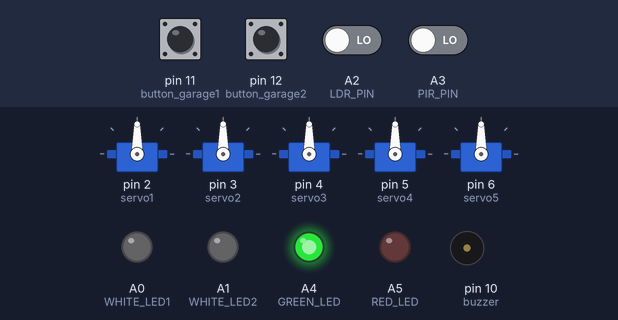
Recording of a sketch running on a simulated Arduino Uno, built with avr-gcc and run on an emulated ATmega328P. On the bench: 5 × servo, output pins drawn as LEDs (lit = HIGH), buzzer (waves = sounding). The inputs (shaded band) are chosen by the test bench; at power-on: A2 (LDR_PIN), A3 (PIR_PIN), pin 11 (button_garage1), pin 12 (button_garage2) LOW.

Above: at 0.8 s.
0.9 s: A3 (PIR_PIN) driven HIGH
At 1.3 s:
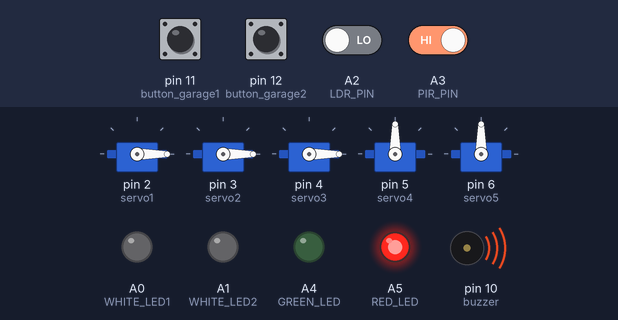
3.9 s: pin 11 (button_garage1) pulled HIGH for 0.15 s
At 4.3 s:
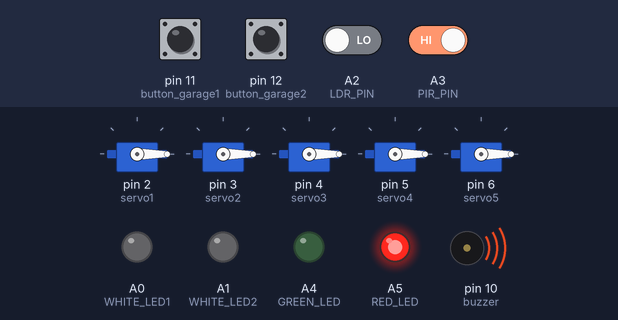
6.9 s: pin 12 (button_garage2) pulled HIGH for 0.15 s
At 7.4 s:
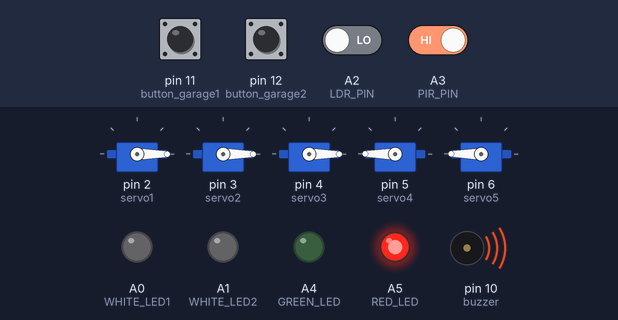
9.9 s: A2 (LDR_PIN) driven HIGH
At 10.4 s:
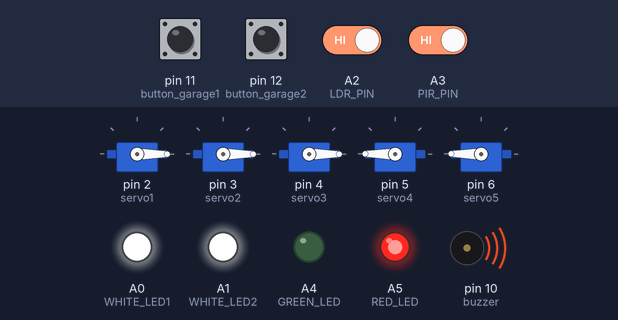
12.9 s: pin 11 (button_garage1) pulled HIGH for 1 s
At 13.5 s:
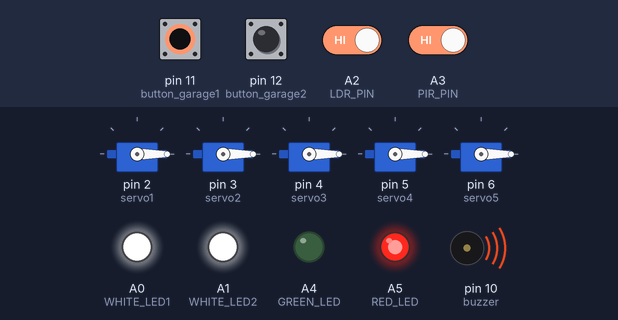
15.9 s: A3 (PIR_PIN) driven LOW
At 17.0 s:
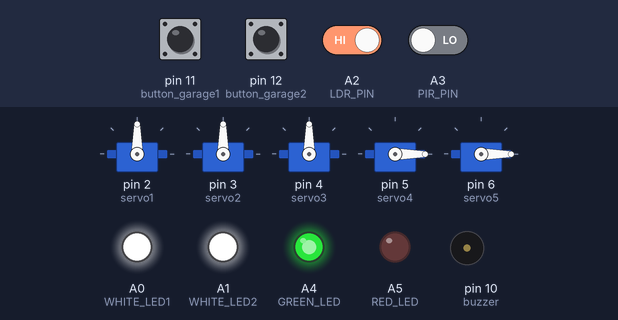
Timing chart, 0 to 18.7 s (numbered marks = the images above; inputs shaded):
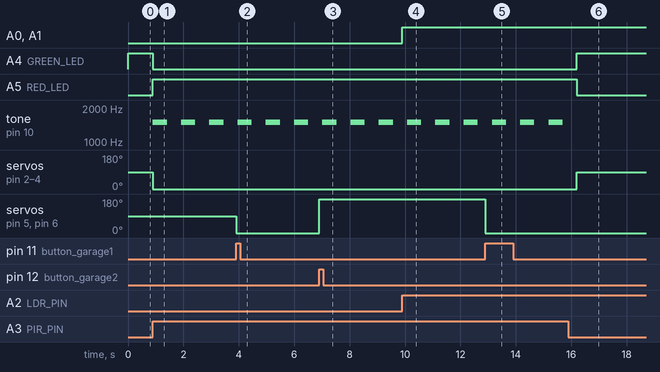

Measured:
- after the input at 0.9 s, A4 (GREEN_LED): HIGH → LOW at once; A5 (RED_LED): LOW → HIGH at once; tone on pin 10 (buzzer): alternates 1500 Hz for 0.51 s and silent for 0.51 s, starting at once; servo on pin 2 (servo1), servo on pin 3 (servo2), servo on pin 4 (servo3): 90° → 0° at once
- after the input at 3.9 s, servo on pin 5 (servo4), servo on pin 6 (servo5): 90° → 0° at once
- after the input at 6.9 s, servo on pin 5 (servo4), servo on pin 6 (servo5): 0° → 180° at once
- after the input at 9.9 s, A0 (WHITE_LED1), A1 (WHITE_LED2): LOW → HIGH at once
- after the input at 12.9 s, servo on pin 5 (servo4), servo on pin 6 (servo5): 180° → 0° at once
- after the input at 15.9 s, A4 (GREEN_LED): LOW → HIGH after 0.30 s; A5 (RED_LED): HIGH → LOW after 0.30 s; tone on pin 10 (buzzer): stops changing and stays silent; servo on pin 2 (servo1), servo on pin 3 (servo2), servo on pin 4 (servo3): 0° → 90° after 0.30 s

The sketch:

eeRTOS_controlled_by_button_on_Proteus_on_Arduino_Simulation.ino
```cpp
#include <Arduino_FreeRTOS.h>
#include <task.h>
#include <Servo.h>

#define PIR_PIN A3
#define LDR_PIN A2
#define WHITE_LED1 A0
#define WHITE_LED2 A1
#define RED_LED A5
#define GREEN_LED A4
#define button_garage1 11
#define button_garage2 12
#define buzzer 10
#define servo1 2
#define servo2 3
#define servo3 4
#define servo4 5
#define servo5 6

Servo myservo1;  // create servo object to control a servo
Servo myservo2;  // create servo object to control a servo
Servo myservo3;  // create servo object to control a servo
Servo myservo4;  // create servo object to control a servo
Servo myservo5;  // create servo object to control a servo

int value;

void task1(void *pvParameters)
{

    while (1) {

          if (digitalRead(PIR_PIN) == 1) {

              myservo1.write(0);
              myservo2.write(0);
              myservo3.write(0);

              digitalWrite(GREEN_LED, LOW);
              digitalWrite(RED_LED, HIGH);

              tone(buzzer, 1500); // Send 1.5KHz sound signal...
              delay(500);        // ...for 1 sec
              noTone(buzzer);     // Stop sound...
              delay(500);        // ...for 1sec
            }


          if (digitalRead(PIR_PIN) == 0) {
              myservo1.write(90);
              myservo2.write(90);
              myservo3.write(90);


              digitalWrite(GREEN_LED, HIGH);
              digitalWrite(RED_LED, LOW);

              noTone(buzzer);     // Stop sound...
            }
          }
    }


void task2(void *pvParameters)
{

    while (1) {

          if (digitalRead(LDR_PIN) == 1) {

              digitalWrite(WHITE_LED1, HIGH);
              digitalWrite(WHITE_LED2, HIGH);
            }


          if (digitalRead(LDR_PIN) == 0) {

              digitalWrite(WHITE_LED1, LOW);
              digitalWrite(WHITE_LED2, LOW);
            }
    }
}

void task3(void *pvParameters)
{

    while (1) {

          if (digitalRead(button_garage1) == 1) {

              myservo4.write(0);
              myservo5.write(0);
            }

          if (digitalRead(button_garage2) == 1) {

              myservo4.write(360);
              myservo5.write(300);

            }
    }
}


void setup()
{
    myservo1.attach(servo1);  // attaches the servo on pin 2 to the servo object
    myservo2.attach(servo2);  // attaches the servo on pin 3 to the servo object
    myservo3.attach(servo3);  // attaches the servo on pin 4 to the servo object
    myservo4.attach(servo4);  // attaches the servo on pin 5 to the servo object
    myservo5.attach(servo5);  // attaches the servo on pin 6 to the servo object

    pinMode(PIR_PIN, INPUT);
    pinMode(LDR_PIN, INPUT);
    pinMode(button_garage1, INPUT);
    pinMode(button_garage2, INPUT);

    pinMode(RED_LED, OUTPUT);
    pinMode(GREEN_LED, OUTPUT);
    pinMode(WHITE_LED1, OUTPUT);
    pinMode(WHITE_LED2, OUTPUT);
    pinMode(buzzer, OUTPUT);


    xTaskCreate(task1, "Task1", 128, NULL, 1, NULL);
    xTaskCreate(task2, "Task2", 128, NULL, 1, NULL);
    xTaskCreate(task3, "Task3", 128, NULL, 1, NULL);

    vTaskStartScheduler();

    Serial.begin(9600);
}

void loop()
{

}
```
